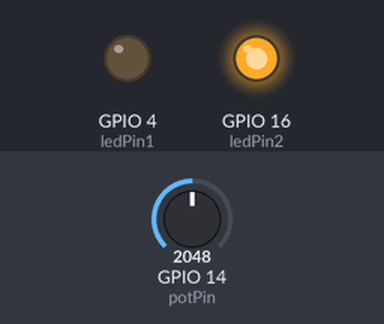
Recording of a sketch running on a simulated ESP32. On the bench: output pins drawn as LEDs (lit = HIGH). Dashed ring = blinking. Inputs (shaded band) come from the test bench; at power-on: GPIO 14 (potPin) = 2048.

Above: at 1.1 s.
At 2.9 s:
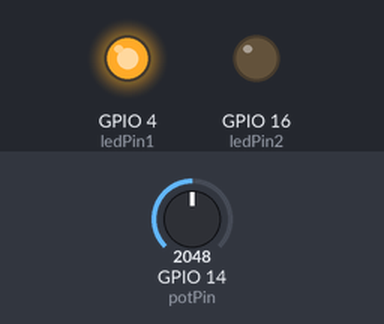
3.0 s: GPIO 14 (potPin) set to 491
6.5 s: GPIO 14 (potPin) set to 0
At 7.06 s:
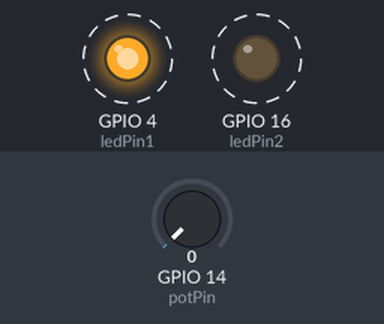
Timing chart, 0 to 16.0 s (numbered marks = the images above; inputs shaded):
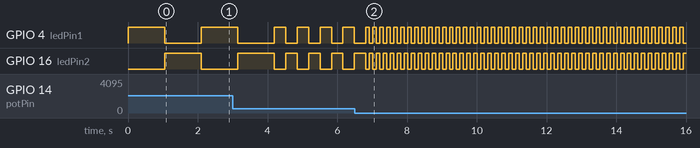

Measured:
- after the input at 6.5 s, GPIO 4 (ledPin1), GPIO 16 (ledPin2): alternates HIGH for 0.10 s and LOW for 0.10 s, starting after 0.42 s
- by itself, GPIO 4 (ledPin1): repeats every 0.65 s: HIGH 0.33 s, LOW 0.33 s
- by itself, GPIO 16 (ledPin2): repeats every 0.65 s: LOW 0.33 s, HIGH 0.33 s

The sketch:

potenciometro.ino
```cpp
// Definir los pines de las tiras LED y el potenciómetro
const int ledPin1 = 4;    // Tira LED 1 en GPIO 4
const int ledPin2 = 16;   // Tira LED 2 en GPIO 16
const int potPin = 14;    // Potenciómetro en GPIO 17 (entrada analógica)

void setup() {
  // Configurar los pines como salidas
  pinMode(ledPin1, OUTPUT);
  pinMode(ledPin2, OUTPUT);

  // Configurar el pin del potenciómetro como entrada
  pinMode(potPin, INPUT);
}

void loop() {
  // Leer el valor del potenciómetro (0-4095 en ESP32)
  int potValue = analogRead(potPin);

  // Mapear el valor del potenciómetro a un rango de delay (por ejemplo, 100 ms a 1000 ms)
  int delayTime = map(potValue, 0, 4095, 100, 2000);

  // Encender la primera tira LED y apagar la segunda
  digitalWrite(ledPin1, HIGH);
  digitalWrite(ledPin2, LOW);
  delay(delayTime); // Esperar el tiempo controlado por el potenciómetro

  // Encender la segunda tira LED y apagar la primera
  digitalWrite(ledPin1, LOW);
  digitalWrite(ledPin2, HIGH);
  delay(delayTime); // Esperar el tiempo controlado por el potenciómetro
}
```
